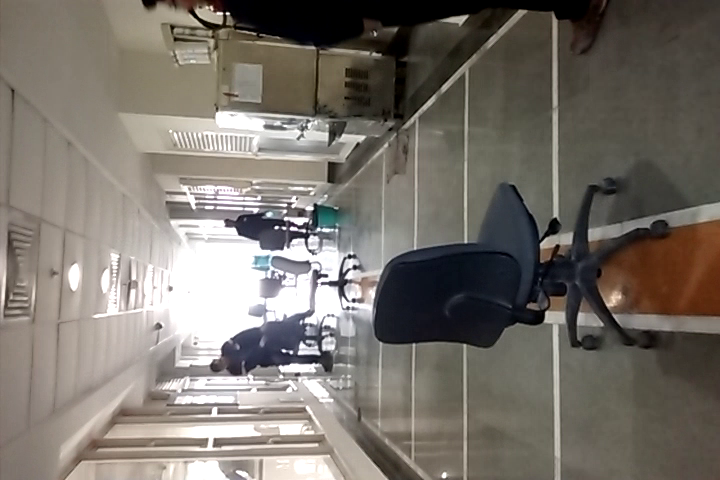
//> input picture scene00019.png, 720 x 480 px, given in place of the camera
$ ./main   (built with g++ and OpenCV 4)
//> lines starting //> are read from the running program, lines starting //| are printed output that depends on the picture
//Obtained from lkdemo.cpp in opencv samples
#include <iostream>
#include <cstdio>
#include <ctype.h>
#include <time.h>
#include <set>
#include <climits>
#include <algorithm>
#include "opencv2/video/tracking.hpp"
#include "opencv2/imgproc/imgproc.hpp"
#include <opencv2/opencv.hpp>
#include <opencv2/nonfree/nonfree.hpp>
#include "opencv2/highgui/highgui.hpp"
#define PI 3.14159265

using namespace cv;
using namespace std;

class motion_vector{
public:
	Point2f point;
	float angle;	//angle in degrees
	motion_vector(Point2f point, float angle){
		this->point = point; this->angle = acos(angle)*180/PI;
	};

};

float getAngle(Point2f p1, Point2f p2){
				 		float cos_angle = (p2.x - p1.x)/(float)norm(p2 - p1);
						float angle = acos(cos_angle)*180/PI;
				 	}

struct points_compare {
    bool operator() (const Point2f& lhs, const Point2f& rhs) const{
        if(lhs.x < rhs.x) return true;
        if(rhs.x > lhs.x) return false;
        if(lhs.y < rhs.y) return true;
        if(rhs.y > lhs.y) return false;
        return false;
    }
};

int colors[10][3];
int best_k;
vector<Point2f> bottom_point;
bool REMOVE_UNTRACKED_POINTS = true;
// int ANGLE_THRESHOLD_FOR_APPROACHING_OBJECTS = 50;
int THRESHOLD_FOR_CLASSIFYING_APPROACHING_OBJECTS = 60; // in %
int PIXEL_WINDOW_FOR_MOTION_CLASS_ESTIMATION = 30;
float ANGULAR_THRESHOLD_FOR_MOTION_CLASS_ESTIMATION = 20.0f;
float THRESHOLD_FOR_BACKGROUND_FOREGROUND_DISTINCTION = 3.0f;
int MINIMUM_NUMBER_OF_POINTS_IN_CLUSTER = 100;
vector<Point2f> temp_points[2];
vector<Point2f> points[2];
vector <bool> foreground;
vector<Point2f> new_points;
vector<motion_vector> foreground_motion_vectors;
vector<Point2f> foreground_motion_vectors_points;
vector<Point2f> foreground_motion_vectors_points_old;
vector<float> foreground_motion_vectors_angles;
vector<float> cluster_dist_from_bottom_point;
vector<int> cluster_points_indices;
vector< set<Point2f, points_compare> > cluster_foreground_vectors;

bool compare_motion_vectors(const motion_vector m1, const motion_vector m2){
	return m1.angle < m2.angle;
}


int main( int argc, char** argv )
{
    VideoCapture cap;
    TermCriteria termcrit(CV_TERMCRIT_ITER|CV_TERMCRIT_EPS, 20, 0.03);
    Size subPixWinSize(10,10), winSize(31,31);
    const int MAX_COUNT = 500, MAX_COUNT_INCREMENT = 100;
    bool needToInit = true;
    bool needToFindK = true;
    bool nightMode = false;
    if( argc == 1 || (argc == 2 && strlen(argv[1]) == 1 && isdigit(argv[1][0])))
        cap.open(argc == 2 ? argv[1][0] - '0' : 0);
    else if( argc == 2 )
        cap.open(argv[1]);
    if( !cap.isOpened() )
    {
        cout << "Could not initialize capturing...\n";
        return 0;
    }
    namedWindow( "Output", 1 );
    Mat gray, prevGray, image;
    int step = 20; // 10 pixels spacing between kp's
    time_t t1 = time(0), t2 ;
    srand (time(NULL));
    Mat frame;
	Mat_ <float> H;
    Size reduced_size(640,480);
    int offsetx;
    int offsety;
    int SAMPLE_EVERY_N_FRAMES = 3;
    int counter = 0;
    for(;;)
    {
    	// counter++;
    	// if(counter%SAMPLE_EVERY_N_FRAMES != 0)
    	// 	continue;
        cap >> frame;
//> frame is the input picture: 480 rows x 720 cols, CV_8UC3; mean B, G, R 106.8, 114.3, 120.3
        cv::resize(frame, frame, reduced_size);
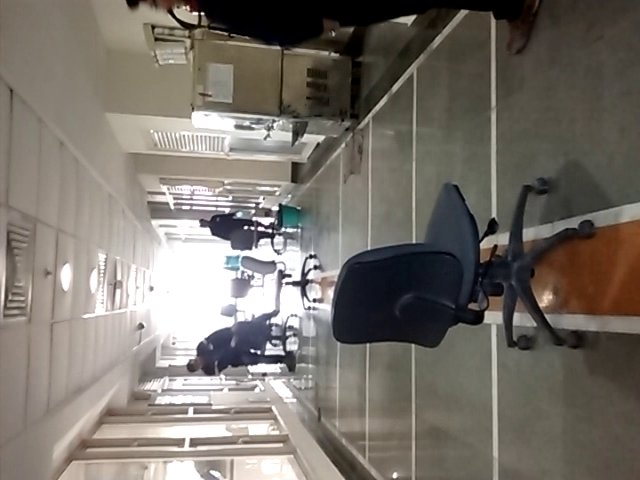
//> frame: 480 rows x 640 cols, CV_8UC3; mean B, G, R 106.8, 114.3, 120.3
        if( frame.empty() )
            break;
        frame.copyTo(image);
        cvtColor(image, gray, COLOR_BGR2GRAY);
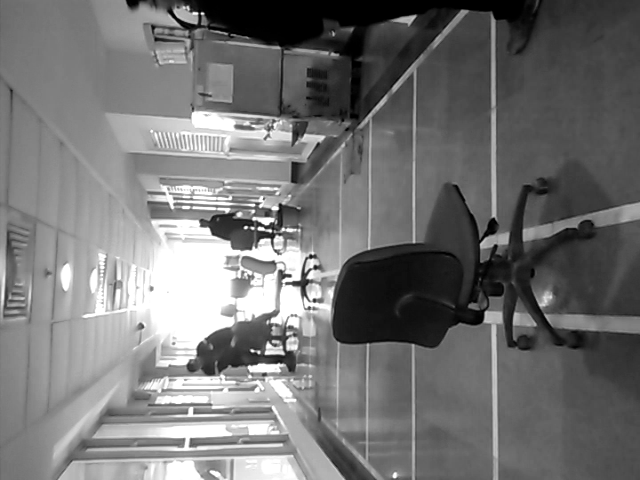
//> gray: 480 rows x 640 cols, CV_8UC1; min 0, max 255, mean 115.2
        if( nightMode )
            image = Scalar::all(0);
        if( needToInit )
        {
            points[1].clear();
            for (int y=step; y<frame.rows-step; y+=step){
		        for (int x=step; x<frame.cols-step; x+=step){
		        	offsetx =rand()%10;
		        	offsety = rand()%10;
		            points[1].push_back(Point2f((float)x+offsetx, (float)y+offsety));
		        }
		    }
            needToInit = false;
        }
        else if( !points[0].empty() )
        {
            vector<uchar> status;
            vector<float> err;
            if(prevGray.empty())
                gray.copyTo(prevGray);
            calcOpticalFlowPyrLK(prevGray, gray, points[0], points[1], status, err, winSize,
                                 3, termcrit, 0, 0.001);
            foreground.clear();
            if(REMOVE_UNTRACKED_POINTS){
            	temp_points[0].clear(); temp_points[1].clear();
		        for (int i = 0; i < points[0].size(); ++i)
		        {
		        	if(status[i] != 0){
		        		temp_points[0].push_back(points[0][i]);
		        		temp_points[1].push_back(points[1][i]);
		        	}
		        }
		        points[0].clear();
				points[1].clear();
				points[0].insert(points[0].end(), temp_points[0].begin(), temp_points[0].end());
				points[1].insert(points[1].end(), temp_points[1].begin(), temp_points[1].end());
			}
			try{
		  		H = findHomography( points[0], points[1], CV_RANSAC );
			}
		  	catch(Exception e){
		  		cout<<"Error! Insufficient number of points for findHomography. Skipping frame.\n";
		  		continue;
		  	}
		  	// foreground_points.clear();
		  	// foreground_motion_vectors.clear();
            for (int i = 0; i < points[0].size(); ++i)
            {
            	if(status[i] == 0){
            		// foreground.push_back(false);
            		continue;
            	}
	            Vec3f old_point = Vec3f((float)points[0][i].x, (float)points[0][i].y, 1.0);
                Mat new_point_matrix  = H*Mat(old_point);
                Point2f new_point = Point2f(new_point_matrix.at<float>(0,0)/new_point_matrix.at<float>(2,0),new_point_matrix.at<float>(1,0)/new_point_matrix.at<float>(2,0));
                // [4 lines of commented-out code are left out]
                if(norm(points[1][i] - new_point)>THRESHOLD_FOR_BACKGROUND_FOREGROUND_DISTINCTION){
                	//foreground point
                	float cos_angle = (points[1][i].x - points[0][i].x)/(float)norm(points[1][i] - points[0][i]);
                	motion_vector mVector(points[1][i], cos_angle);
                	foreground_motion_vectors_points.push_back(points[1][i]);//////////////////////////////////
                	foreground_motion_vectors_points_old.push_back(points[0][i]);//////////////////////////////////
                	float angle = acos(cos_angle)*180/PI;
					foreground_motion_vectors_angles.push_back(angle);

                	foreground_motion_vectors.push_back(mVector);
                }
            }


			Mat pts=Mat(foreground_motion_vectors_points);
			Mat angles=Mat(foreground_motion_vectors_angles);
			Mat matarray[]={pts,angles};

			Mat sample=Mat(foreground_motion_vectors_points);
			//hconcat(pts,angles,sample);
			Mat labels;
			int attempts = 5;
			Mat centers;
			int clusterCount;

	if(foreground_motion_vectors_points.size()>50){


            if(needToFindK){
            	//cout<<"NEED TO FIND K";
            	float arr[10];


            	for(int i=1;i<=4;i++){

            		clusterCount = i;
					float comp=kmeans(sample, clusterCount, labels, TermCriteria(CV_TERMCRIT_ITER|CV_TERMCRIT_EPS,
					  		10000, 0.0001), attempts, KMEANS_PP_CENTERS, centers );
					arr[i]=comp;

     	      	}
            	float max_diff=0;
            	float diff=0;;
            	for(int i=1;i<3;i++){
            		diff=arr[i+1]-arr[i];
            		if(i==1){
            			max_diff=diff;
            			best_k=2;
            		}
            		else if(diff>max_diff){
            			max_diff=diff;
            			best_k=i+1;
            		}
            	}

            	cout<<"found best k = "<<best_k<<endl;

            	needToFindK = false;
            }


			clusterCount = best_k;

			 float compactness=kmeans(sample, clusterCount, labels, TermCriteria(CV_TERMCRIT_ITER|CV_TERMCRIT_EPS,
			 		10000, 0.0001), attempts, KMEANS_PP_CENTERS, centers );

			 /////////////////////////////////////////////////////////////////////////////////////////////////////////////////////////////////
			 ///////////   APPROACHING / URGENT  /////////////////////////////////////////////////////////////////////////////////////////////


			  bottom_point.push_back(Point2f(image.rows,image.cols/2));
			 for(int i=0;i<clusterCount;i++)
			 {           							 //loop over all clusters

				 cluster_points_indices.clear();
				 for(int p=0;p<foreground_motion_vectors_points.size();p++){//loop over all points (to identify points in cluster i)
					 if(labels.at<int>(p,0) == i){
						 cluster_points_indices.push_back(p);				// adding the index of the point belongong to cluster i
					}
				 }

				 int approaching=0; int departing=0;					// for storing the voting of approaching/departing based on angle
				 for(int v=0;v<cluster_points_indices.size();v++){
				 	// loop over all cluster points for voting
				 	int point_index = cluster_points_indices.at(v);
					 if(foreground_motion_vectors_points_old[point_index].y <= foreground_motion_vectors_points[point_index].y  && foreground_motion_vectors_angles.at(point_index) >=70 && foreground_motion_vectors_angles.at(point_index) <=110)
						 approaching=approaching+1;
					 else
						 departing=departing+1;
				 }

				 approaching=(approaching*100)/(cluster_points_indices.size());		//converting into %
				 departing=(departing*100)/(cluster_points_indices.size());			//converting into %

				 printf("Approaching: %d Departing:%d\n", approaching, departing);
				 float dist_from_bottom_point=0;
				 float avg_dist_from_bottom_point=0;

				 if(approaching >= THRESHOLD_FOR_CLASSIFYING_APPROACHING_OBJECTS)     // if cluster is approaching
				 {
				 	// finding distance from bottom point
					 for(int j=0;j<cluster_points_indices.size();j++){
						 dist_from_bottom_point = dist_from_bottom_point + norm(foreground_motion_vectors_points.at(cluster_points_indices.at(j)) - bottom_point.at(0));
					 }
					 // taking average disatnce
					 avg_dist_from_bottom_point = dist_from_bottom_point/cluster_points_indices.size();
				 }
				 //pushing average distance for cluster i.
				 cluster_dist_from_bottom_point.push_back(avg_dist_from_bottom_point);

			 }

			 // finding cluster npo wih minimum distance from bottom point
			 float min_dist=INT_MAX;
			 int min_cluster_no=-1;
			 for(int i=0;i<cluster_dist_from_bottom_point.size();i++){
			 	printf("Cluster: %d dist: %f\n", i, cluster_dist_from_bottom_point.at(i));
				 if(cluster_dist_from_bottom_point.at(i)!=0 && cluster_dist_from_bottom_point.at(i) < min_dist){
					 min_dist=cluster_dist_from_bottom_point.at(i);
					min_cluster_no = i;
				 }
			 }


			 // min_cluster_no contains the cluster which is urgenta and approaching...
			 /////////////////// APPROACHING / URGENT END ////////////////////////////////////////////////////////////////////////////////////////


			 /////// showing only urgent//////////////

			for(int i = 0; i<foreground_motion_vectors_points.size();i++){
						int l=labels.at<int>(i,0);
						if(l==min_cluster_no){
	        				circle( image, foreground_motion_vectors_points[i], 3, Scalar(0,0,255), -1, 8);
	            		}
        	}


			// [6 lines of commented-out code are left out]


		}
				foreground_motion_vectors_points.clear();
				foreground_motion_vectors_points_old.clear();
				foreground_motion_vectors_angles.clear();
				cluster_dist_from_bottom_point.clear();
				cluster_points_indices.clear();


        }

        if(argc>=2){
	        transpose(image, image);
	        flip(image, image , 1);
    	}
        imshow("Output", image);
        char c = (char)waitKey(10);
//> the Esc key is pressed
        if( c == 27 )
            break;
        switch( c )
        {
        case 'r':
            needToInit = true;
            points[0].clear();
            points[1].clear();
            break;
        case 'c':
            points[0].clear();
            points[1].clear();
            break;
        case 'n':
            nightMode = !nightMode;
            break;
        }
        std::swap(points[1], points[0]);
        cv::swap(prevGray, gray);
        t2 = time(0) ;
        if(difftime(t2,t1)>1){
    		srand(time(NULL));	  int r1,r2,r3;
        	t1 = time(0);
	        needToInit = true;
	       	needToFindK=true;
	        for(int i=0;i<10;i++){
	    		r1 = rand()%255; r2 = rand()%255; r3 = rand()%255;
	    		colors[i][0] = r1; colors[i][1] = r2; colors[i][2] = r3;
	    	}
	        foreground_motion_vectors.clear();
        }
    }
    return 0;
}
